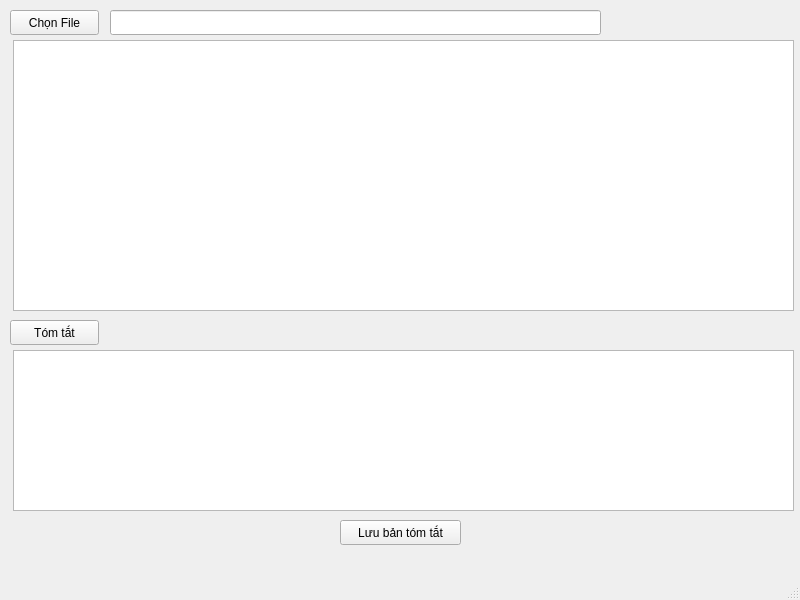
<?xml version="1.0" encoding="UTF-8"?>
<ui version="4.0">
 <class>MainWindow</class>
 <widget class="QMainWindow" name="MainWindow">
  <property name="geometry">
   <rect>
    <x>0</x>
    <y>0</y>
    <width>800</width>
    <height>600</height>
   </rect>
  </property>
  <property name="windowTitle">
   <string>MainWindow</string>
  </property>
  <widget class="QWidget" name="centralwidget">
   <widget class="QPushButton" name="btnBrowse">
    <property name="geometry">
     <rect>
      <x>10</x>
      <y>10</y>
      <width>89</width>
      <height>25</height>
     </rect>
    </property>
    <property name="text">
     <string>Chọn File</string>
    </property>
   </widget>
   <widget class="QPlainTextEdit" name="txtOriginal">
    <property name="geometry">
     <rect>
      <x>13</x>
      <y>40</y>
      <width>781</width>
      <height>271</height>
     </rect>
    </property>
   </widget>
   <widget class="QPushButton" name="btnSummary">
    <property name="geometry">
     <rect>
      <x>10</x>
      <y>320</y>
      <width>89</width>
      <height>25</height>
     </rect>
    </property>
    <property name="text">
     <string>Tóm tắt</string>
    </property>
   </widget>
   <widget class="QPlainTextEdit" name="txtSummary">
    <property name="geometry">
     <rect>
      <x>13</x>
      <y>350</y>
      <width>781</width>
      <height>161</height>
     </rect>
    </property>
   </widget>
   <widget class="QPushButton" name="btnSave">
    <property name="geometry">
     <rect>
      <x>340</x>
      <y>520</y>
      <width>121</width>
      <height>25</height>
     </rect>
    </property>
    <property name="text">
     <string>Lưu bản tóm tắt</string>
    </property>
   </widget>
   <widget class="QLineEdit" name="txtFilepath">
    <property name="geometry">
     <rect>
      <x>110</x>
      <y>10</y>
      <width>491</width>
      <height>25</height>
     </rect>
    </property>
   </widget>
  </widget>
  <widget class="QMenuBar" name="menubar">
   <property name="geometry">
    <rect>
     <x>0</x>
     <y>0</y>
     <width>800</width>
     <height>22</height>
    </rect>
   </property>
  </widget>
  <widget class="QStatusBar" name="statusbar"/>
 </widget>
 <resources/>
 <connections/>
</ui>
